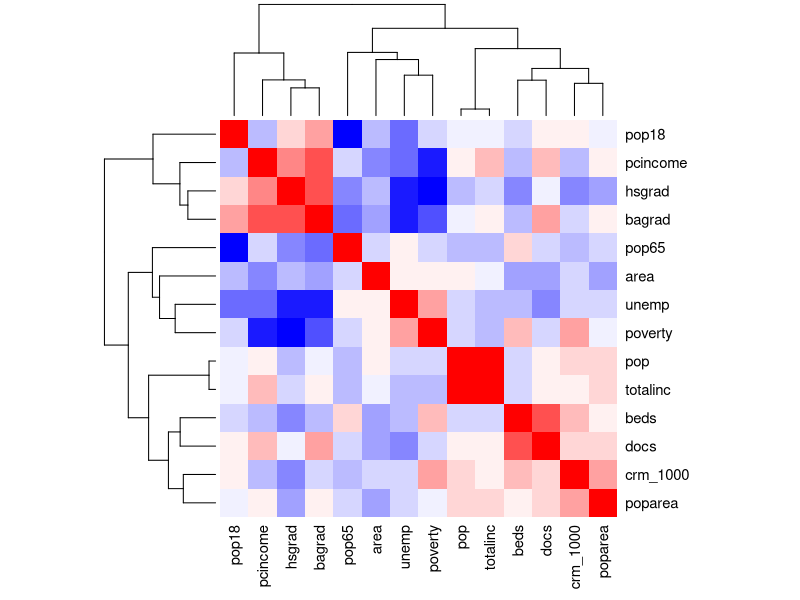
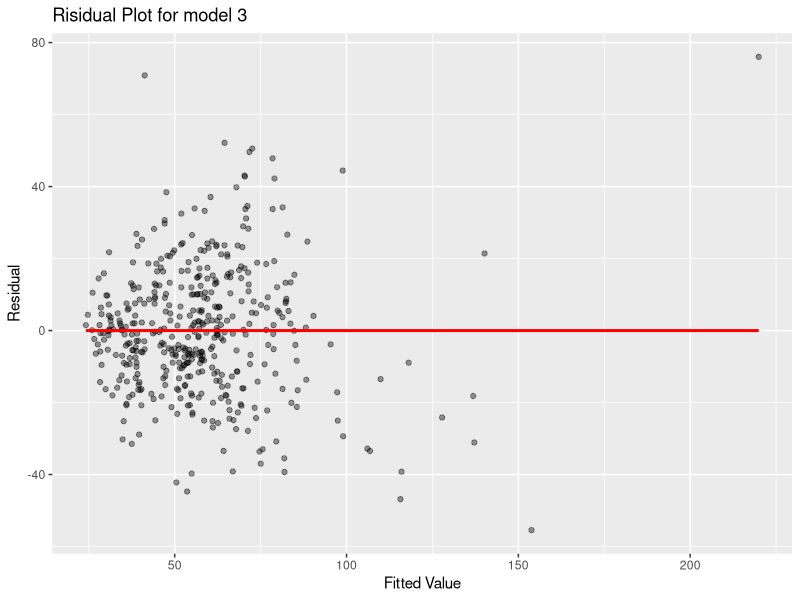
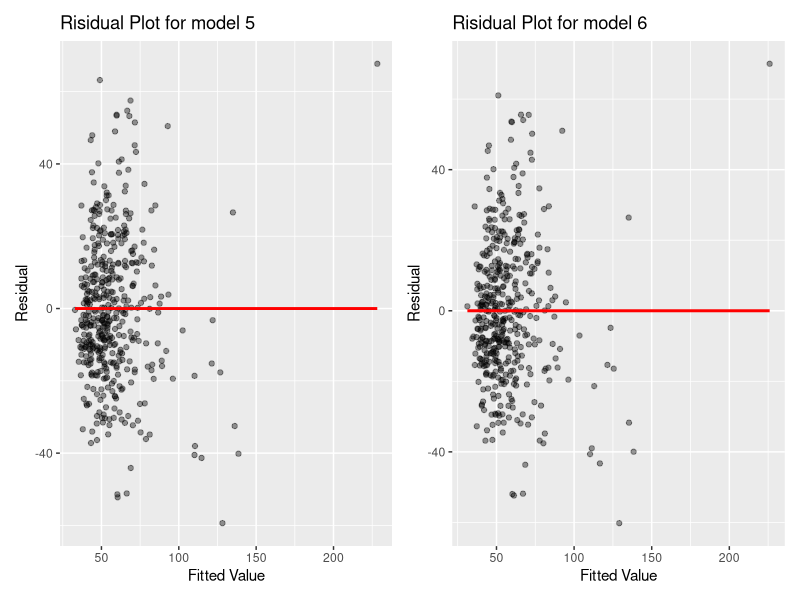
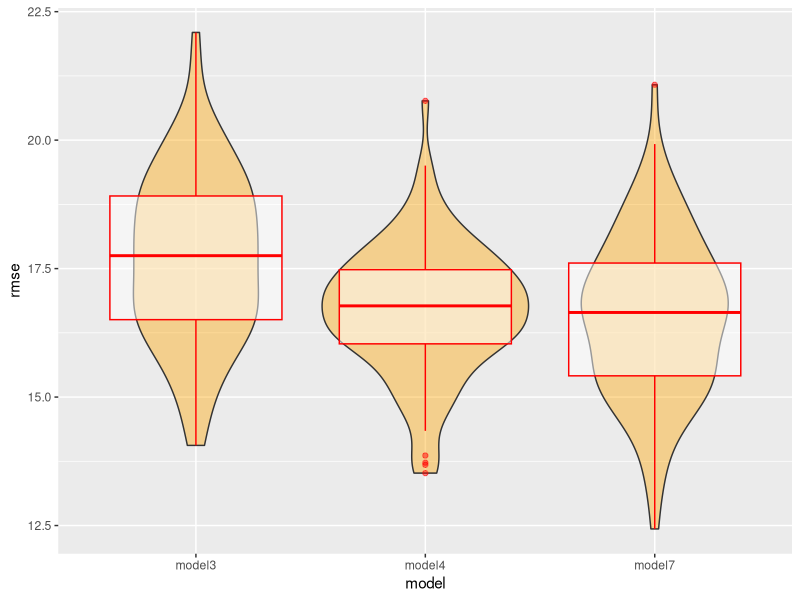

Reproduce these figures in R, in order.
## ---- chunk 1
library(tidyverse)
library(modelr)
library(patchwork)

cdi = read.csv("./data/cdi.csv")
## ---- chunk 2
# Create a new variable called crm_1000, which is the crime rate per 1000 population in each county in year 1990, and another variable poparea which is the population density per square mile. Also change the number of doctors and beds into doctors and beds per 1000 population.

cdi = 
  cdi %>% 
  mutate(
    # crm_1000 is already generated in Xiao's part
    crm_1000 = crimes/pop * 1000,
    poparea = pop/area,
    docs = docs/pop * 1000,
    beds = beds/pop * 1000,
    # mutatation for the region needs to stay here (not in Xiao's part)
    region = as.factor(region)
  ) %>% 
  select(-id,-cty,-state,-crimes)
## ---- chunk 3
model1 = lm(crm_1000 ~ ., data = cdi)

broom::tidy(model1) %>% 
  knitr::kable()
## ---- chunk 4
res = cor(cdi %>% select(-region))
round(res, 2) %>%
  knitr::kable()

# plot the heatmap
col<- colorRampPalette(c("blue", "white", "red"))(20)
heatmap(x = res, col = col, symm = TRUE)
## ---- chunk 5
model2 = lm(crm_1000 ~ pop18 + pcincome + hsgrad + pop65 + poverty + beds + poparea + region, data = cdi)

broom::tidy(model2) %>% 
  knitr::kable()
## ---- chunk 6
mult.fit = lm(crm_1000 ~ pop18 + pcincome + hsgrad + pop65 + poverty + beds + poparea + region, data = cdi)
step(mult.fit, direction = "both")

# Obtain a new model 3
model3 = lm(crm_1000 ~ pop18 + pcincome + poverty + beds + poparea + region, data = cdi)

broom::tidy(model3) %>% 
  knitr::kable()
## ---- chunk 7
cdi %>% 
  add_predictions(model3) %>% 
  add_residuals(model3) %>% 
  ggplot(aes(x = pred, y = resid)) +
  geom_point(alpha = 0.4) + 
  geom_smooth(se = F, color = "red", method = "lm") +
  labs(title = "Risidual Plot for model 3",
       x = "Fitted Value", 
       y = "Residual")
## ---- chunk 8
mult.fit = lm(crm_1000 ~ pop18 + pcincome + poverty + beds + poparea + region + poparea*poverty + poparea*region + poverty*region + beds*poparea + beds*region + beds*poverty, data = cdi)
step(mult.fit, direction = "both")

model4 = lm(crm_1000 ~ pop18 + pcincome + poverty + beds + poparea + region + poparea*region + poparea*poverty + poparea*beds, data = cdi)

broom::tidy(model4) %>% 
  knitr::kable()
## ---- chunk 9
model5 = lm(crm_1000 ~ pop18 + beds + hsgrad + poverty + unemp + pcincome + poparea, data = cdi)

broom::tidy(model5) %>% 
  knitr::kable()
## ---- chunk 10
mult.fit = lm(crm_1000 ~ pop18 + beds + hsgrad + poverty + unemp + pcincome + poparea, data = cdi)
step(mult.fit, direction = "both")

model6 = lm(crm_1000 ~ pop18 + beds + poverty + unemp + pcincome + poparea, data = cdi)

broom::tidy(model6) %>% 
  knitr::kable()
## ---- chunk 11
res5 = 
  cdi %>% 
  add_predictions(model5) %>% 
  add_residuals(model5) %>% 
  ggplot(aes(x = pred, y = resid)) +
  geom_point(alpha = 0.4) + 
  geom_smooth(se = F, color = "red", method = "lm") +
  labs(title = "Risidual Plot for model 5",
       x = "Fitted Value", 
       y = "Residual")

res6 = 
  cdi %>% 
  add_predictions(model6) %>% 
  add_residuals(model6) %>% 
  ggplot(aes(x = pred, y = resid)) +
  geom_point(alpha = 0.4) + 
  geom_smooth(se = F, color = "red", method = "lm") +
  labs(title = "Risidual Plot for model 6",
       x = "Fitted Value", 
       y = "Residual")

res5 + res6
## ---- chunk 12
# Use step-wise regression to try to find a mlr model
mult.fit = lm(crm_1000 ~ ., data = cdi)
step(mult.fit, direction = "both")
## ---- chunk 13
model7 = lm(crm_1000 ~ pop + pop18 + beds + hsgrad + bagrad + poverty + pcincome + totalinc + poparea + region, data = cdi)

broom::tidy(model7) %>% 
  knitr::kable()
## ---- chunk 14
# I've only chose model 3, 4, 7 here to compare their RMSE values
cv = crossv_mc(cdi, 100) %>% 
    mutate(
    train = map(train, as_tibble),
    test = map(test, as_tibble)
  ) %>% 
  mutate(
    model_3 = map(train, ~lm(crm_1000 ~ pop18 + pcincome + poverty + beds + poparea + region, data = cdi)),
    model_4 = map(train, ~lm(crm_1000 ~ pop18 + pcincome + poverty + beds + poparea + region + poparea*region + poparea*poverty + poparea*beds, data = cdi)),
    model_7 = map(train, ~lm(crm_1000 ~ pop + pop18 + beds + hsgrad + bagrad + poverty + pcincome + totalinc + poparea + region, data = cdi))) %>% 
  mutate(
    rmse_model3 = map2_dbl(model_3, test, ~rmse(model = .x, data = .y)),
    rmse_model4 = map2_dbl(model_4, test, ~rmse(model = .x, data = .y)),
    rmse_model7 = map2_dbl(model_7, test, ~rmse(model = .x, data = .y))
    )

cv %>% 
  select(starts_with("rmse")) %>% 
  pivot_longer(
    everything(),
    names_to = "model",
    values_to = "rmse",
    names_prefix = "rmse_" 
  ) %>% 
  ggplot(aes(x = model, y = rmse)) +  geom_violin(fill = "orange",alpha = 0.4) +
  geom_boxplot(alpha = 0.5, color = "red") 

